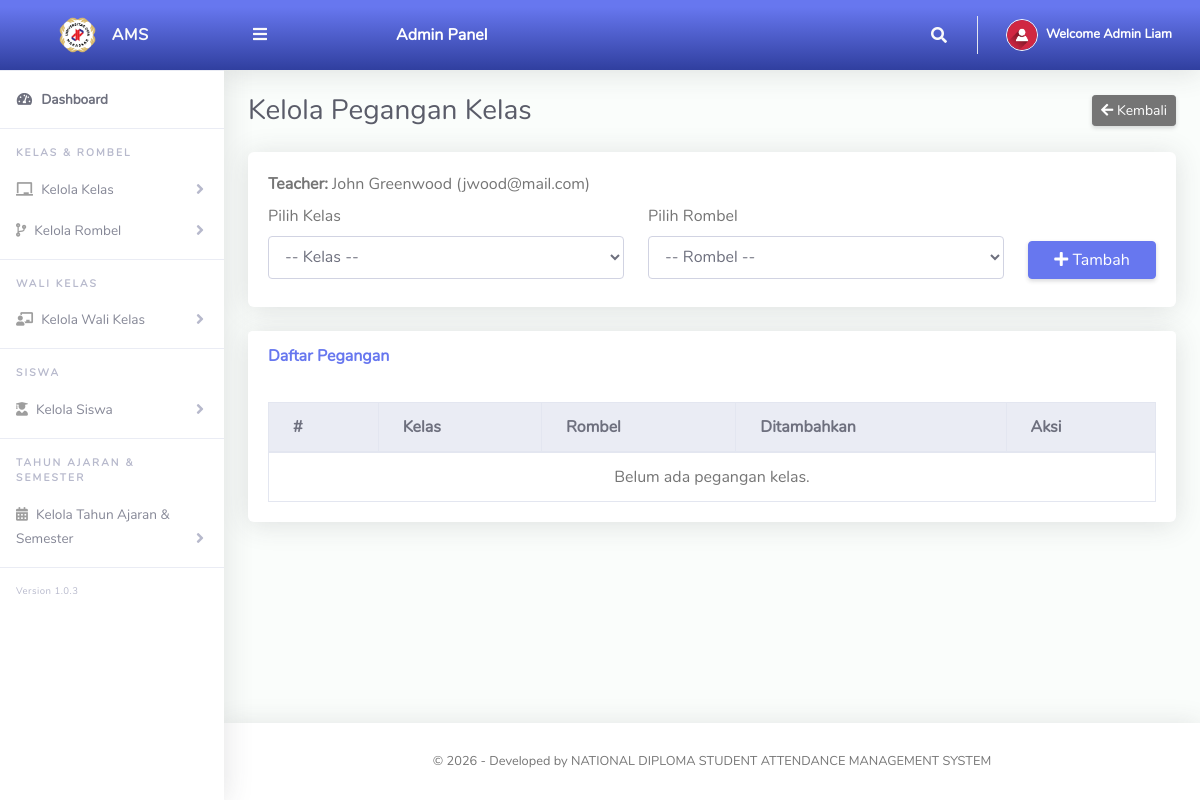
/Admin/teacherAssignments.php?teacherId=6 (signed in), run on an earlier commit of the app's database.
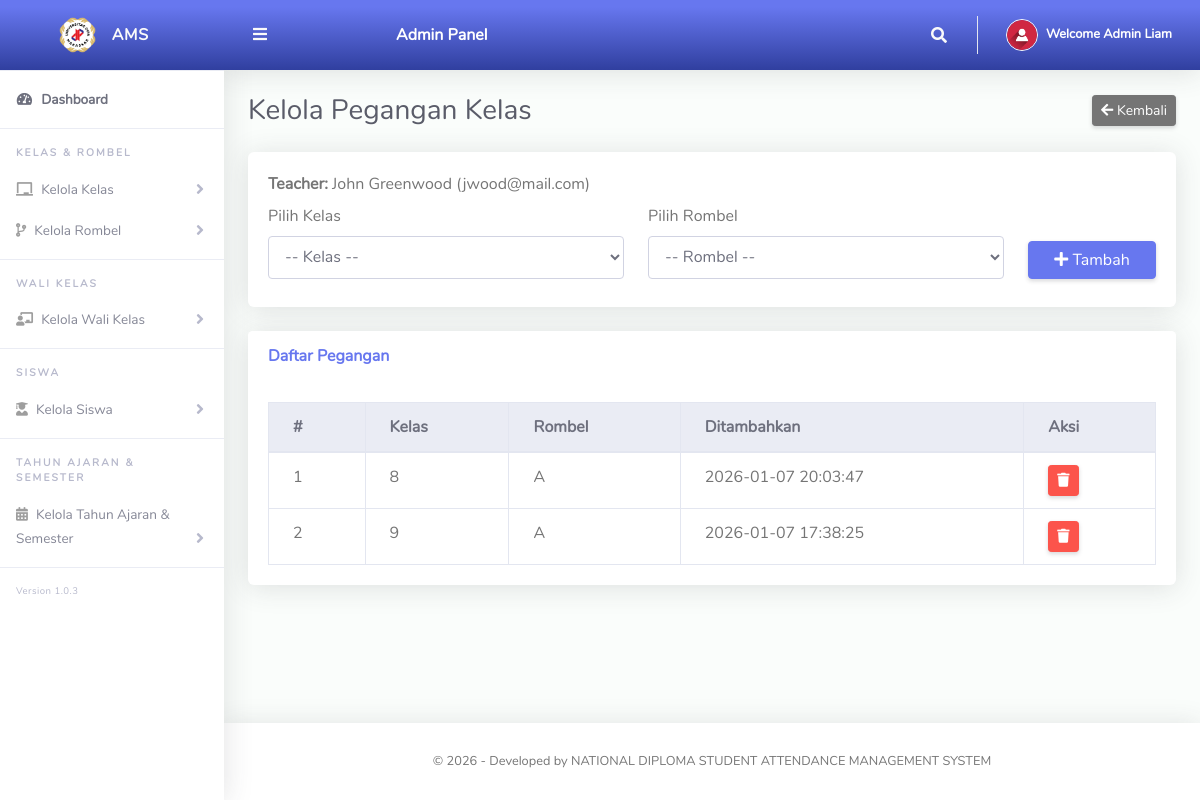
And on a later commit of the database.
### tables this page shows
CREATE TABLE `tblteacher_class` (
  `id` int(10) NOT NULL,
  `teacherId` int(10) NOT NULL,
  `classId` varchar(10) NOT NULL,
  `classArmId` varchar(10) NOT NULL,
  `isActive` tinyint(1) NOT NULL DEFAULT 1,
  `createdAt` timestamp NOT NULL DEFAULT current_timestamp()
);

CREATE TABLE `tblclass` (
  `Id` int(10) NOT NULL,
  `className` varchar(255) NOT NULL
);

CREATE TABLE `tblclassarms` (
  `Id` int(10) NOT NULL,
  `classId` varchar(10) NOT NULL,
  `classArmName` varchar(255) NOT NULL,
  `isAssigned` varchar(10) NOT NULL
);

### Admin/teacherAssignments.php (the view, shortened to what this page needs)
<?php
require_once __DIR__ . '/../Includes/dbcon.php';
function h($s){ return htmlspecialchars((string)$s, ENT_QUOTES, 'UTF-8'); }
$teacherId = (int)($_GET['teacherId'] ?? 0);
$teacher = null;
if ($teacherId > 0) {
  $tq = mysqli_query($conn, "SELECT Id, firstName, lastName, emailAddress FROM tblclassteacher WHERE Id='$teacherId' LIMIT 1");
  if ($tq && mysqli_num_rows($tq) === 1) $teacher = mysqli_fetch_assoc($tq);
}
$assign = mysqli_query($conn, "
  SELECT tc.id, tc.classId, tc.classArmId, c.className, a.classArmName, tc.createdAt
  FROM tblteacher_class tc
  INNER JOIN tblclass c ON c.Id = tc.classId
  INNER JOIN tblclassarms a ON a.Id = tc.classArmId
  WHERE tc.teacherId='$teacherId'
  ORDER BY c.className ASC, a.classArmName ASC
");
?>
<!DOCTYPE html>
<html lang="en">
<head>
  <link href="../vendor/fontawesome-free/css/all.min.css" rel="stylesheet">
  <link href="../vendor/bootstrap/css/bootstrap.min.css" rel="stylesheet">
  <link href="css/ruang-admin.min.css" rel="stylesheet">
</head>
<body id="page-top">
<div id="wrapper">
  <?php include __DIR__ . "/Includes/sidebar.php"; ?>
  <div id="content-wrapper" class="d-flex flex-column">
    <div id="content">
      <?php include __DIR__ . "/Includes/topbar.php"; ?>
      <div class="container-fluid" id="container-wrapper">
        <div class="d-sm-flex align-items-center justify-content-between mb-4">
          <h1 class="h3 mb-0 text-gray-800">Kelola Pegangan Kelas</h1>
          <a href="viewClassTeachers.php" class="btn btn-secondary btn-sm">
            <i class="fas fa-arrow-left"></i> Kembali
          </a>
        </div>
        <div class="card mb-4">
          <div class="card-body">
            <div class="mb-2">
              <strong>Teacher:</strong>
              <?php echo h($teacher['firstName'].' '.$teacher['lastName']); ?>
              <span class="text-muted">(<?php echo h($teacher['emailAddress']); ?>)</span>
            </div>
            <form method="post" class="row">
              <div class="col-md-5 mb-2">
                <label>Pilih Kelas</label>
                <select name="classId" class="form-control" required>
                  <option value="">-- Kelas --</option>
                </select>
              </div>
              <div class="col-md-5 mb-2">
                <label>Pilih Rombel</label>
                <select name="classArmId" class="form-control" required>
                  <option value="">-- Rombel --</option>
                </select>
              </div>
              <div class="col-md-2 mb-2 d-flex align-items-end">
                <button type="submit" name="add" class="btn btn-primary btn-block">
                  <i class="fas fa-plus"></i> Tambah
                </button>
              </div>
            </form>
          </div>
        </div>
        <div class="card mb-4">
          <div class="card-header py-3">
            <h6 class="m-0 font-weight-bold text-primary">Daftar Pegangan</h6>
          </div>
          <div class="card-body">
            <div class="table-responsive">
              <table class="table table-bordered table-hover">
                <thead class="thead-light">
                  <tr>
                    <th>#</th>
                    <th>Kelas</th>
                    <th>Rombel</th>
                    <th>Ditambahkan</th>
                    <th>Aksi</th>
                  </tr>
                </thead>
                <tbody>
                <?php
                  $i=1;
                  if ($assign && mysqli_num_rows($assign) > 0):
                    while($r = mysqli_fetch_assoc($assign)):
                ?>
                  <tr>
                    <td><?php echo $i++; ?></td>
                    <td><?php echo h($r['className']); ?></td>
                    <td><?php echo h($r['classArmName']); ?></td>
                    <td><?php echo h($r['createdAt']); ?></td>
                    <td>
                      <a class="btn btn-sm btn-danger"
                         href="teacherAssignments.php?teacherId=<?php echo (int)$teacherId; ?>&deleteId=<?php echo (int)$r['id']; ?>"
                         onclick="return confirm('Hapus pegangan kelas ini?');">
                        <i class="fas fa-trash"></i>
                      </a>
                    </td>
                  </tr>
                <?php
                    endwhile;
                  else:
                ?>
                  <tr><td colspan="5" class="text-center">Belum ada pegangan kelas.</td></tr>
                <?php endif; ?>
                </tbody>
              </table>
            </div>
          </div>
        </div>
      </div>
    </div>
    <?php include __DIR__ . "/Includes/footer.php"; ?>
  </div>
</div>
</body>
</html>

What changed in the data, as far as the page shows it:
added tblteacher_class: classId.className "8", classArmId.classArmName "A", createdAt "2026-01-07 20:03:47"
added tblteacher_class: classId.className "9", classArmId.classArmName "A", createdAt "2026-01-07 17:38:25"
Also different on the page:
text no longer shown: "Belum ada pegangan kelas."
